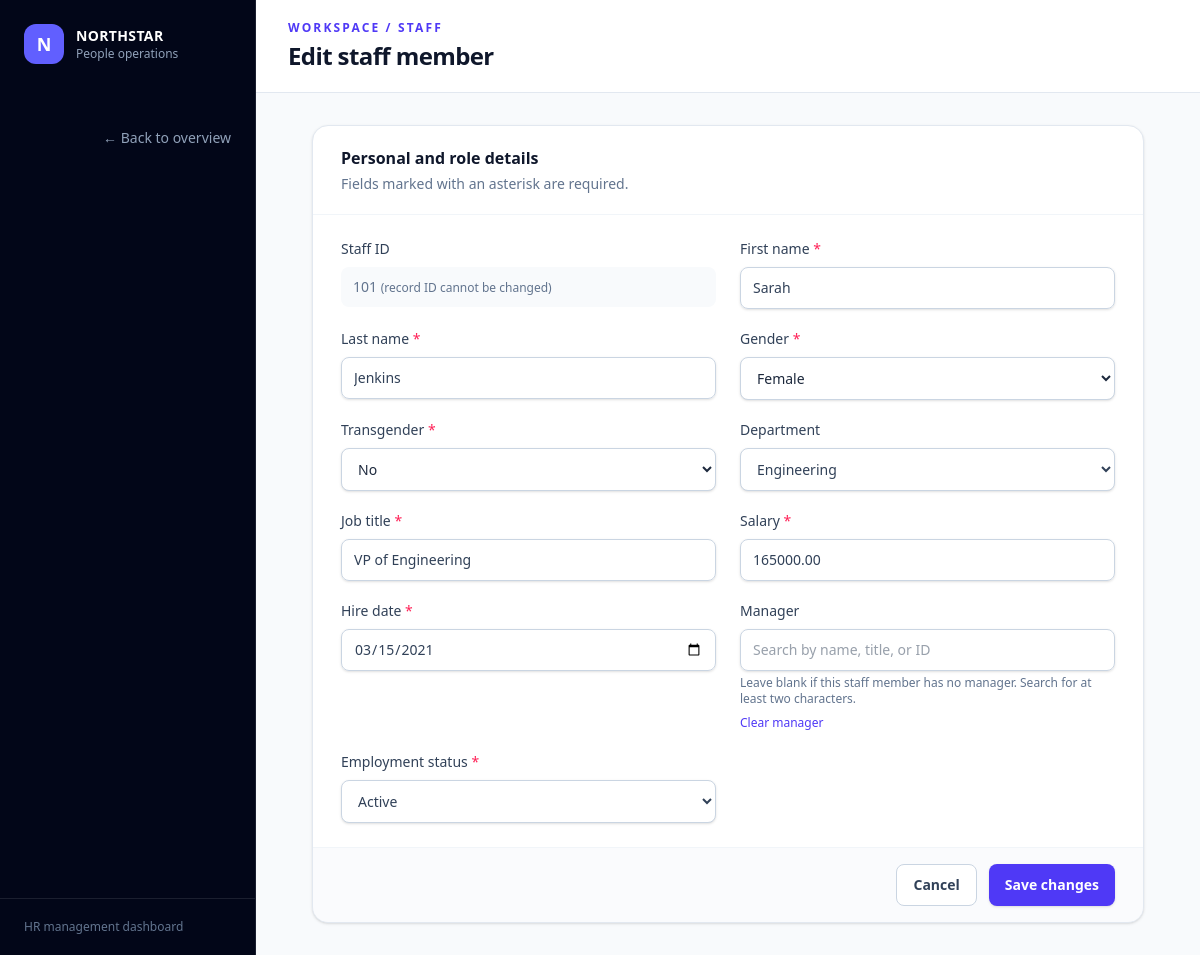
The page /edit.php?type=staff&id=101 on the database its author committed.
### tables this page shows
CREATE TABLE staff (
    staff_id INT PRIMARY KEY,
    first_name VARCHAR(50) NOT NULL,
    last_name VARCHAR(50) NOT NULL,
    gender VARCHAR(20) NOT NULL,
    is_transgender BOOLEAN NULL,
    department_id INT NULL,
    job_title VARCHAR(100) NOT NULL,
    salary DECIMAL(10, 2) NOT NULL,
    hire_date DATE NOT NULL,
    manager_id INT NULL,
    is_active BOOLEAN NOT NULL,
    CONSTRAINT fk_staff_department FOREIGN KEY (department_id) REFERENCES departments(department_id),
    CONSTRAINT fk_staff_manager FOREIGN KEY (manager_id) REFERENCES staff(staff_id)
);

CREATE TABLE departments (
    department_id INT PRIMARY KEY,
    department_name VARCHAR(100) NOT NULL,
    location VARCHAR(100) NOT NULL,
    annual_budget DECIMAL(14, 2) NOT NULL
);

### edit.php (called while the page is built, shortened)
<?php
require_once __DIR__ . '/db.php';
$type = $_GET['type'] ?? '';
$id = (int) ($_GET['id'] ?? 0);
$mode = 'edit';
$table = $type === 'department' ? 'departments' : 'staff';
$idColumn = $type === 'department' ? 'department_id' : 'staff_id';
$statement = $conn->prepare("SELECT * FROM $table WHERE $idColumn = ?");
$statement->bind_param('i', $id);
$statement->execute();
$record = $statement->get_result()->fetch_assoc();
$departments = [];
$genderOptions = [];
if ($type === 'staff') {
    $result = $conn->query('SELECT department_id, department_name FROM departments ORDER BY department_name');
    $departments = $result->fetch_all(MYSQLI_ASSOC);
    $result = $conn->query(
        'SELECT DISTINCT gender FROM staff
         WHERE gender IS NOT NULL AND gender <> ""
         ORDER BY gender'
    );
    $genderOptions = array_column($result->fetch_all(MYSQLI_NUM), 0);
}
require __DIR__ . '/record_form.php';

### db.php (called while the page is built, shortened)
<?php
function h($value)
{
    return htmlspecialchars((string) $value, ENT_QUOTES, 'UTF-8');
}

### record_form.php (the view, shortened to what this page needs)
<?php
$isDepartment = $type === 'department';
$title = $mode === 'create'
    ? 'Add ' . ($isDepartment ? 'department' : 'staff member')
    : 'Edit ' . ($isDepartment ? 'department' : 'staff member');
?>
<!DOCTYPE html>
<html lang="en">
<head>
    <script src="https://cdn.jsdelivr.net/npm/@tailwindcss/browser@4"></script>
</head>
<body class="min-h-screen bg-slate-50 text-slate-800 antialiased">
    <div class="min-h-screen">
        <aside class="fixed inset-x-0 top-0 z-50 flex h-16 items-center justify-between gap-2 bg-slate-950 px-3 text-white shadow-lg sm:px-5 lg:inset-y-0 lg:left-0 lg:right-auto lg:h-screen lg:w-64 lg:flex-col lg:items-stretch lg:justify-start lg:gap-0 lg:border-r lg:border-white/10 lg:px-0 lg:shadow-none">
            <a href="home.php" class="flex shrink-0 items-center gap-2 py-0 sm:gap-3 lg:px-6 lg:py-6">
                <span class="grid size-9 place-items-center rounded-xl bg-indigo-500 text-lg font-bold sm:size-10">N</span>
                <span class="hidden sm:block">
                    <span class="block text-sm font-semibold tracking-wide">NORTHSTAR</span>
                    <span class="block text-xs text-slate-400">People operations</span>
                </span>
            </a>
            <nav aria-label="Primary navigation" class="flex min-w-0 items-center justify-end lg:mt-8 lg:px-3 lg:pb-4">
                <a href="home.php" class="whitespace-nowrap rounded-lg px-2 py-2 text-[11px] text-slate-400 transition hover:bg-white/5 hover:text-white sm:px-3 sm:text-sm lg:text-sm">← Back to overview</a>
            </nav>
            <div class="mt-auto hidden border-t border-white/10 px-6 py-5 text-xs text-slate-500 lg:block">HR management dashboard</div>
        </aside>
        <main class="min-w-0 flex-1 pt-16 lg:ml-64 lg:pt-0">
            <header class="border-b border-slate-200 bg-white px-5 py-5 sm:px-8">
                <div class="mx-auto max-w-4xl">
                    <p class="text-xs font-semibold uppercase tracking-[0.18em] text-indigo-600">Workspace / <?= $isDepartment ? 'Departments' : 'Staff' ?></p>
                    <h1 class="mt-1 text-2xl font-semibold tracking-tight text-slate-900"><?= h($title) ?></h1>
                </div>
            </header>
            <div class="mx-auto max-w-4xl px-5 py-8 sm:px-8">
                <form action="save.php" method="post" class="overflow-hidden rounded-2xl border border-slate-200 bg-white shadow-sm">
                    <div class="border-b border-slate-100 px-5 py-5 sm:px-7">
                        <h2 class="font-semibold text-slate-900"><?= $isDepartment ? 'Department details' : 'Personal and role details' ?></h2>
                        <p class="mt-1 text-sm text-slate-500">
                            <?= $isDepartment ? 'Enter the department name, location, and annual budget.' : 'Fields marked with an asterisk are required.' ?>
                        </p>
                    </div>
                    <div class="grid gap-x-6 gap-y-5 px-5 py-6 sm:grid-cols-2 sm:px-7">
                        <?php if ($isDepartment): ?>
                            <?php if ($mode === 'create'): ?>
                                <label class="block text-sm font-medium text-slate-700">
                                    Department ID <span class="text-rose-500">*</span>
                                    <input type="number" name="department_id" min="1" required value="<?= h($record['department_id'] ?? '') ?>" class="mt-2 block w-full rounded-lg border border-slate-300 px-3 py-2.5 text-sm shadow-sm outline-none transition focus:border-indigo-500 focus:ring-4 focus:ring-indigo-100">
                                </label>
                            <?php else: ?>
                                <div class="text-sm font-medium text-slate-700">
                                    Department ID
                                    <p class="mt-2 rounded-lg bg-slate-50 px-3 py-2.5 text-slate-500"><?= h($record['department_id']) ?> <span class="text-xs">(record ID cannot be changed)</span></p>
                                </div>
                            <?php endif; ?>
                            <label class="block text-sm font-medium text-slate-700">
                                Department name <span class="text-rose-500">*</span>
                                <input type="text" name="department_name" maxlength="100" required value="<?= h($record['department_name'] ?? '') ?>" class="mt-2 block w-full rounded-lg border border-slate-300 px-3 py-2.5 text-sm shadow-sm outline-none transition focus:border-indigo-500 focus:ring-4 focus:ring-indigo-100">
                            </label>
                            <label class="block text-sm font-medium text-slate-700">
                                Location <span class="text-rose-500">*</span>
                                <input type="text" name="location" maxlength="100" required value="<?= h($record['location'] ?? '') ?>" class="mt-2 block w-full rounded-lg border border-slate-300 px-3 py-2.5 text-sm shadow-sm outline-none transition focus:border-indigo-500 focus:ring-4 focus:ring-indigo-100">
                            </label>
                            <label class="block text-sm font-medium text-slate-700">
                                Annual budget <span class="text-rose-500">*</span>
                                <input type="number" name="annual_budget" min="0" step="0.01" required value="<?= h($record['annual_budget'] ?? '') ?>" class="mt-2 block w-full rounded-lg border border-slate-300 px-3 py-2.5 text-sm shadow-sm outline-none transition focus:border-indigo-500 focus:ring-4 focus:ring-indigo-100">
                            </label>
                        <?php else: ?>
                            <?php if ($mode === 'create'): ?>
                                <label class="block text-sm font-medium text-slate-700">
                                    Staff ID <span class="text-rose-500">*</span>
                                    <input type="number" name="staff_id" min="1" required value="<?= h($record['staff_id'] ?? '') ?>" class="mt-2 block w-full rounded-lg border border-slate-300 px-3 py-2.5 text-sm shadow-sm outline-none transition focus:border-indigo-500 focus:ring-4 focus:ring-indigo-100">
                                </label>
                            <?php else: ?>
                                <div class="text-sm font-medium text-slate-700">
                                    Staff ID
                                    <p class="mt-2 rounded-lg bg-slate-50 px-3 py-2.5 text-slate-500"><?= h($record['staff_id']) ?> <span class="text-xs">(record ID cannot be changed)</span></p>
                                </div>
                            <?php endif; ?>
                            <label class="block text-sm font-medium text-slate-700">
                                First name <span class="text-rose-500">*</span>
                                <input type="text" name="first_name" maxlength="50" required value="<?= h($record['first_name'] ?? '') ?>" class="mt-2 block w-full rounded-lg border border-slate-300 px-3 py-2.5 text-sm shadow-sm outline-none transition focus:border-indigo-500 focus:ring-4 focus:ring-indigo-100">
                            </label>
                            <label class="block text-sm font-medium text-slate-700">
                                Last name <span class="text-rose-500">*</span>
                                <input type="text" name="last_name" maxlength="50" required value="<?= h($record['last_name'] ?? '') ?>" class="mt-2 block w-full rounded-lg border border-slate-300 px-3 py-2.5 text-sm shadow-sm outline-none transition focus:border-indigo-500 focus:ring-4 focus:ring-indigo-100">
                            </label>
                            <label class="block text-sm font-medium text-slate-700">
                                Gender <span class="text-rose-500">*</span>
                                <select name="gender" required class="mt-2 block w-full rounded-lg border border-slate-300 bg-white px-3 py-2.5 text-sm text-slate-800 shadow-sm outline-none transition focus:border-indigo-500 focus:ring-4 focus:ring-indigo-100">
                                    <?php foreach ($genderOptions as $genderOption): ?>
                                        <option value="<?= h($genderOption) ?>" <?= (string) ($record['gender'] ?? '') === (string) $genderOption ? 'selected' : '' ?>>
                                            <?= h($genderOption) ?>
                                        </option>
                                    <?php endforeach; ?>
                                </select>
                            </label>
                            <label class="block text-sm font-medium text-slate-700">
                                Transgender <span class="text-rose-500">*</span>
                                <select name="is_transgender" required class="mt-2 block w-full rounded-lg border border-slate-300 bg-white px-3 py-2.5 text-sm text-slate-800 shadow-sm outline-none transition focus:border-indigo-500 focus:ring-4 focus:ring-indigo-100">
                                    <option value="0" <?= (string) ($record['is_transgender'] ?? '') === '0' ? 'selected' : '' ?>>No</option>
                                </select>
                            </label>
                            <label class="block text-sm font-medium text-slate-700">
                                Department
                                <select name="department_id" class="mt-2 block w-full rounded-lg border border-slate-300 bg-white px-3 py-2.5 text-sm shadow-sm outline-none transition focus:border-indigo-500 focus:ring-4 focus:ring-indigo-100">
                                    <?php foreach ($departments as $department): ?>
                                        <option value="<?= h($department['department_id']) ?>" <?= (string) ($record['department_id'] ?? '') === (string) $department['department_id'] ? 'selected' : '' ?>>
                                            <?= h($department['department_name']) ?>
                                        </option>
                                    <?php endforeach; ?>
                                </select>
                            </label>
                            <label class="block text-sm font-medium text-slate-700">
                                Job title <span class="text-rose-500">*</span>
                                <input type="text" name="job_title" maxlength="100" required value="<?= h($record['job_title'] ?? '') ?>" class="mt-2 block w-full rounded-lg border border-slate-300 px-3 py-2.5 text-sm shadow-sm outline-none transition focus:border-indigo-500 focus:ring-4 focus:ring-indigo-100">
                            </label>
                            <label class="block text-sm font-medium text-slate-700">
                                Salary <span class="text-rose-500">*</span>
                                <input type="number" name="salary" min="0" step="0.01" required value="<?= h($record['salary'] ?? '') ?>" class="mt-2 block w-full rounded-lg border border-slate-300 px-3 py-2.5 text-sm shadow-sm outline-none transition focus:border-indigo-500 focus:ring-4 focus:ring-indigo-100">
                            </label>
                            <label class="block text-sm font-medium text-slate-700">
                                Hire date <span class="text-rose-500">*</span>
                                <input type="date" name="hire_date" required value="<?= h($record['hire_date'] ?? '') ?>" class="mt-2 block w-full rounded-lg border border-slate-300 px-3 py-2.5 text-sm shadow-sm outline-none transition focus:border-indigo-500 focus:ring-4 focus:ring-indigo-100">
                            </label>
                            <label class="block text-sm font-medium text-slate-700">
                                Manager
                                <input type="search" id="manager-search" autocomplete="off" placeholder="Search by name, title, or ID"
                                       aria-controls="manager-results" aria-expanded="false"
                                       class="mt-2 block w-full rounded-lg border border-slate-300 px-3 py-2.5 text-sm shadow-sm outline-none transition focus:border-indigo-500 focus:ring-4 focus:ring-indigo-100">
                                <p id="manager-selection" class="mt-1 text-xs font-normal text-slate-500">Leave blank if this staff member has no manager. Search for at least two characters.</p>
                                <button type="button" id="clear-manager" class="mt-2 text-xs font-medium text-indigo-600 hover:text-indigo-800">Clear manager</button>
                            </label>
                            <label class="block text-sm font-medium text-slate-700">
                                Employment status <span class="text-rose-500">*</span>
                                <select name="is_active" required class="mt-2 block w-full rounded-lg border border-slate-300 bg-white px-3 py-2.5 text-sm shadow-sm outline-none transition focus:border-indigo-500 focus:ring-4 focus:ring-indigo-100">
                                    <option value="1" <?= (string) ($record['is_active'] ?? '1') === '1' ? 'selected' : '' ?>>Active</option>
                                </select>
                            </label>
                        <?php endif; ?>
                    </div>
                    <div class="flex flex-col-reverse gap-3 border-t border-slate-100 bg-slate-50/70 px-5 py-4 sm:flex-row sm:justify-end sm:px-7">
                        <a href="home.php" class="inline-flex items-center justify-center rounded-lg border border-slate-300 bg-white px-4 py-2.5 text-sm font-semibold text-slate-700 transition hover:bg-slate-50">Cancel</a>
                        <button type="submit" class="inline-flex items-center justify-center rounded-lg bg-indigo-600 px-4 py-2.5 text-sm font-semibold text-white shadow-sm transition hover:bg-indigo-700">
                            <?= $mode === 'create' ? 'Create record' : 'Save changes' ?>
                        </button>
                    </div>
                </form>
            </div>
        </main>
    </div>
</body>
</html>

### rows shown on the page
staff: staff_id "101", first_name "Sarah", last_name "Jenkins", is_transgender "No", department_id "Engineering", job_title "VP of Engineering", salary "165000.00", hire_date "03/15/2021", is_active "Active"

### other values the page prints
$title "Edit staff member"
form field gender "Female"
